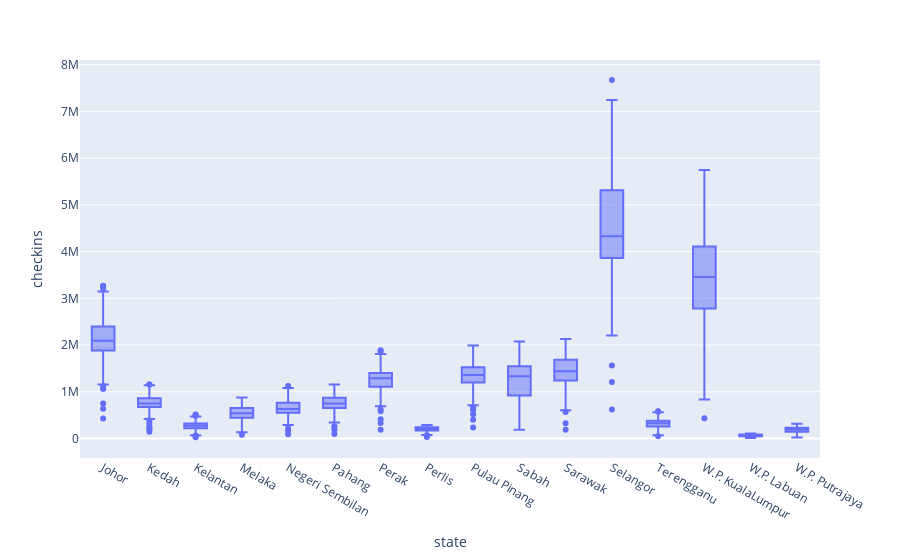

Notebook code cell kept with this figure:
### Markdown cell above
Let's use boxplot to see the distribution of each attributes among the 16 states.

### Code cell
def bp_by_state(df, column=''):
    try:
        plt.figure(figsize=(20,10))
        sns.boxplot(x='state', y=column, data=df, orient='v', palette='mako')
        plt.show()
    except Exception as ex:
        print(ex)

# using plotly go
def bp_by_state_go(df, column=''):
    try:
        fig = px.box(df, x='state', y=column)
        fig.show()
    except Exception as ex:
        print(ex)
        
        
bp_by_state_go(checkin_state, 'checkins')

### Figure 1 — Plotly figure (JSON) as saved in the notebook; plotly's stock layout.template omitted (floating-point values rounded to 4 significant figures; data arrays with more than 128 entries replaced by an {"elided": "..."} marker saying what was removed)
{"data": [{"alignmentgroup": "True", "hovertemplate": "state=%{x}<br>checkins=%{y}<extra></extra>", "legendgroup": "", "marker": {"color": "#636efa"}, "name": "", "notched": false, "offsetgroup": "", "orientation": "v", "showlegend": false, "type": "box", "x": {"elided": "4944 str values"}, "x0": " ", "xaxis": "x", "y": {"elided": "4944 int values"}, "y0": " ", "yaxis": "y"}], "layout": {"boxmode": "group", "legend": {"tracegroupgap": 0}, "margin": {"t": 60}, "xaxis": {"anchor": "y", "domain": [0, 1], "title": {"text": "state"}}, "yaxis": {"anchor": "x", "domain": [0, 1], "title": {"text": "checkins"}}}}
